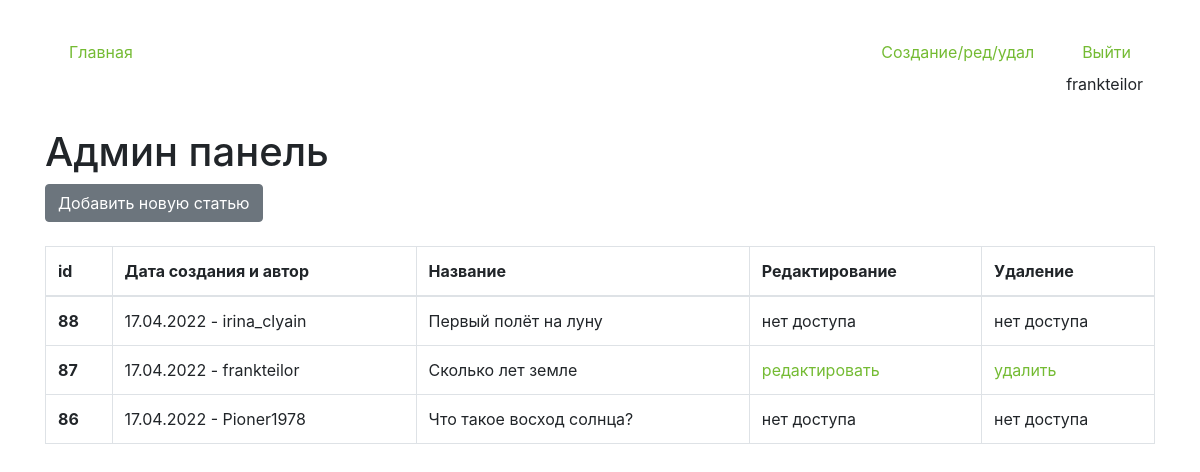
Page /edit-page (signed in) on the committed database.
### core/models.py (models this page shows, shortened)
class Articles(models.Model):
    author = models.ForeignKey(User, on_delete = models.CASCADE, verbose_name='Владелец статьи', blank = True, null = True )
    create_date = models.DateTimeField(auto_now=True)
    name = models.CharField(max_length=200, verbose_name='Название')
    text = models.TextField(verbose_name='Текст')
    class Meta:
        verbose_name='Статью'
        verbose_name_plural='Статьи'

### core/views.py (the view, shortened to what this page needs)
# urls.py: path('edit-page', views.ArticleCreateView.as_view(), name='edit_page'),
class ArticleCreateView(LoginRequiredMixin, CustomSuccessMessageMixin, CreateView):
    login_url = reverse_lazy('login_page')
    model = Articles
    template_name = 'edit_page.html'
    form_class = ArticleForm
    success_url = reverse_lazy('edit_page')
    success_msg = 'Запись создана'
    def get_context_data(self,**kwargs):
        kwargs['list_articles'] = Articles.objects.all().order_by('-id')
        return super().get_context_data(**kwargs)

### core/templates/edit_page.html (shortened to what this page needs)
{% extends 'index.html' %}
{% block content %}
<h1 class="mt-4">Админ панель</h1>
<button type="button" class="btn btn-secondary" data-toggle="modal" data-target="#exampleModal">
    Добавить новую статью
</button>
{% if update %}
{% if success_update %}
<p style="color:red">Запись обновлена</p>
{% endif %}
<p class="mt-4">Страница редактирования</p>
<p><a href="{% url 'edit_page' %}">Вернуться назад</a></p>
<form id="update_data" method="post">
    {% csrf_token %}
    {{form}}
</form>
<button form="update_data" type="submit" class="btn btn-warning">Обновить</button>
{% else %}
<table class="table table-bordered mt-4">
    <thead>
    <tr>
        <th scope="col">id</th>
        <th scope="col">Дата создания и автор</th>
        <th scope="col">Название</th>
        <th scope="col">Редактирование</th>
        <th scope="col">Удаление</th>
    </tr>
    </thead>
    <tbody>
    {% for i in list_articles %}
<tr {% if i.id|slugify == request.GET.id %} style="background:red" {% endif %}>
    <th>{{i.id}}</th>
        <td>{{i.create_date|date:'d.m.Y'}} - {{i.author}}</td>
        <td>{{i.name}}</td>
        <td>
            {% if request.user == i.author %}
            <a href="{% url 'update_page' i.id %}">редактировать</a>
            {% else %}
            нет доступа
            {% endif %}
        </td>
        <td>
            {% if request.user == i.author %}
            <a href="javascript:void()" onclick="delete_question{{i.id}}()">удалить</a>
            {% else %}
            нет доступа
            {% endif %}
        </td>
    </tr>
    {% endfor %}
    </tbody>
</table>
{% endif %}
{% endblock %}

### core/templates/index.html (shortened to what this page needs)
{% load static %}
<!doctype html>
<html lang="en">
    <link type="text/css" href="{% static 'css/styles.css' %}" rel="stylesheet">
<head>
    <link rel="stylesheet" href="https://cdn.jsdelivr.net/npm/bootstrap@4.6.1/dist/css/bootstrap.min.css"
>
</head>
<body>
<div class="container mt-4">
    <ul class="nav nav-pills">
            <li class="nav-item mr-auto p-2">
                {% url 'home' as url_home %}
                <a class="nav-link {% if url_home == request.path %}reactive{% endif %}" href="{{url_home}}">Главная</a>
            </li>
            <li class="nav-item mr p-2">
                {% url 'edit_page' as url_edit_page %}
                <a class="nav-link {% if url_edit_page == request.path %}reactive{% endif %}" href="{{url_edit_page}}">Создание/ред/удал</a>
            </li>
            {% if request.user.is_authenticated %}
            <li class="nav-item p-2">
                {% url 'logout_page' as url_logout_page %}
                <a class="nav-link btn-warning" href="{{url_logout_page}}">Выйти</a>
                {{request.user}}
            </li>
        {% endif %}
    </ul>
    {% block content %}{% endblock %}
</div>
</body>
</html>

### static/css/styles.css (style rules this page uses)
.reactive { color: #fff; background-color: #757675; }
a:link { color: #74bb33; }

### rows in the picture
Articles: id "88", create_date "17.04.2022", author "irina_clyain", name "Первый полёт на луну", shows "нет доступа"
Articles: id "87", create_date "17.04.2022", author "frankteilor", name "Cколько лет земле", shows "редактировать"
Articles: id "86", create_date "17.04.2022", author "Pioner1978", name "Что такое восход солнца?", shows "нет доступа"

### other values in the picture
{{ request.user }} "frankteilor"
